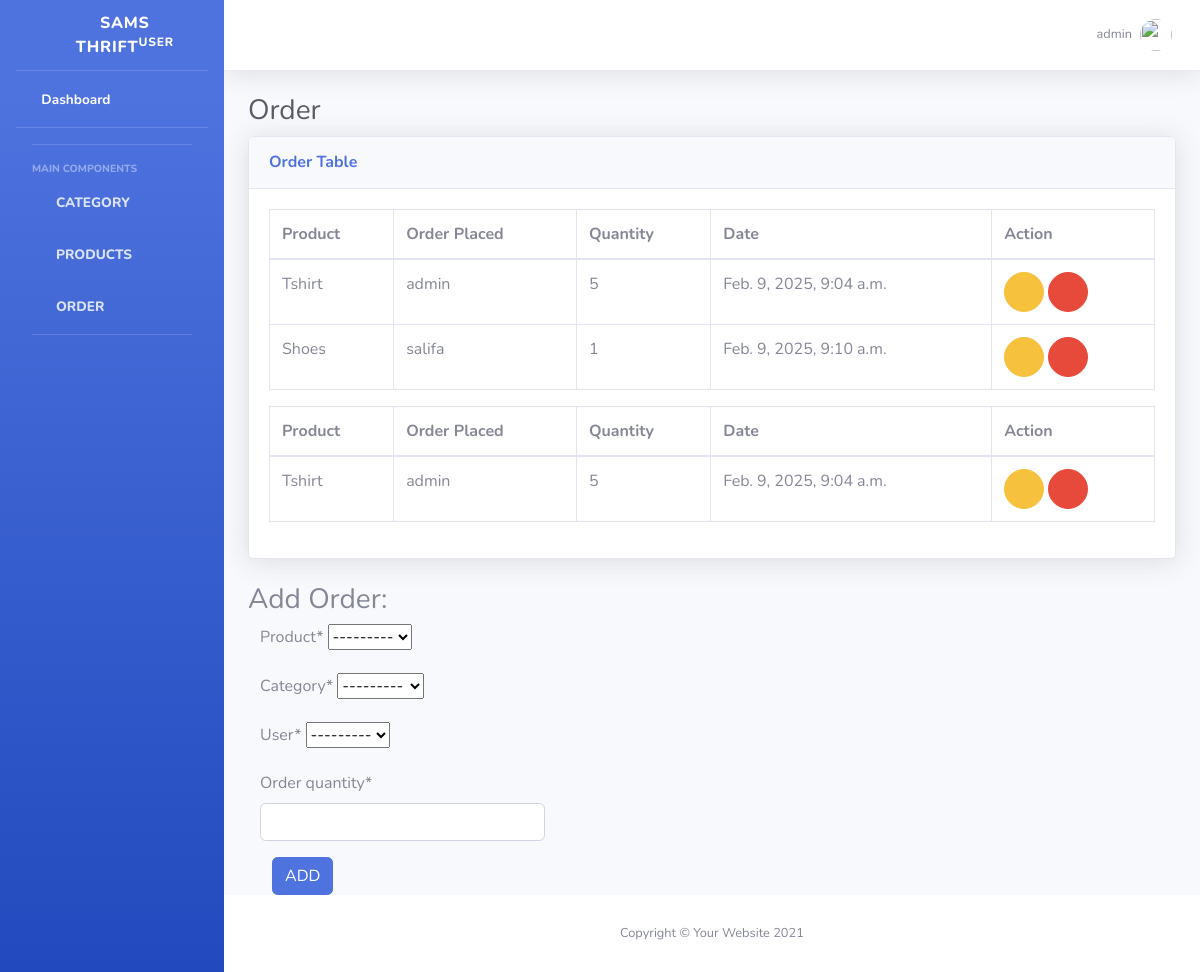
Before: /order/ (signed in) with the older database file.
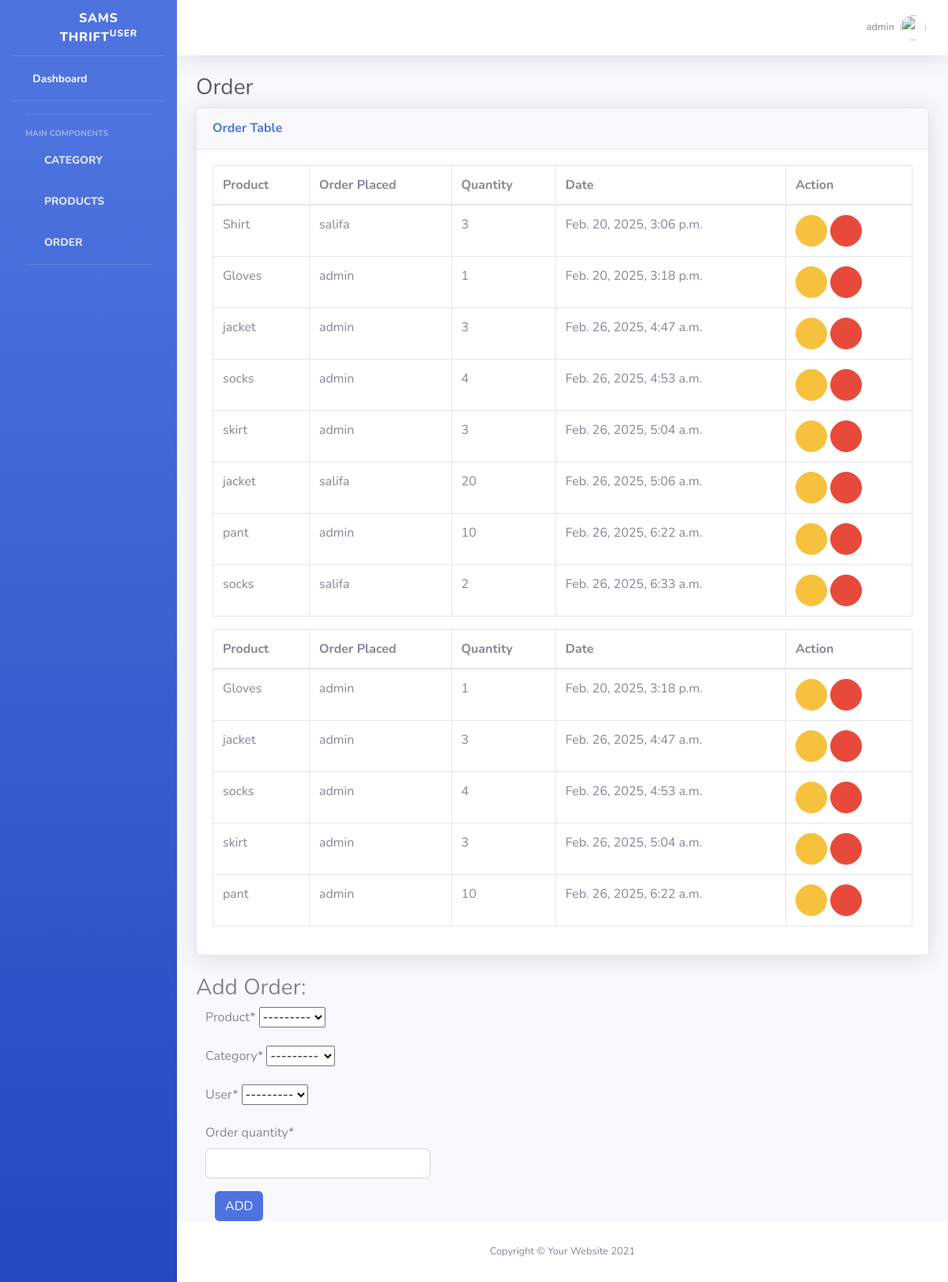
After: the same page with the newer database file.
### dashboard/models.py (models this page shows, shortened)
class Order(models.Model):
 product= models.ForeignKey(Product,on_delete=models.CASCADE)
 category=models.ForeignKey(Category,on_delete=models.CASCADE)
 user= models.ForeignKey(User,models.CASCADE,null=True)
 order_quantity=models.PositiveIntegerField()
 date=models.DateTimeField(auto_now_add=True)

class Product(models.Model):
    name = models.CharField(max_length=100)
    category = models.ForeignKey(Category,on_delete=models.CASCADE)
    size = models.CharField(max_length=10)
    condition = models.CharField(max_length=50)
    fabric= models.CharField(max_length=50)
    quantity = models.PositiveIntegerField()
    price = models.PositiveIntegerField()
    def __str__(self):
       return self.name

### dashboard/views.py (the view)
# urls.py: path('order/',views.order,name='dashboard-order'),
@login_required(login_url='user-login')
def order(request):
    items = Order.objects.all()
    if request.method == 'POST':
        form = OrderForm(request.POST)
        if form.is_valid():
            form.save()
        order_name = form.cleaned_data.get('product')
        messages.success(request, f'{order_name} added successfully ')
        return redirect('dashboard-order')
    else:
        form = OrderForm()
    context = {
        'items': items,
        'form': form,
    }
    return render(request, 'dashboard/order.html', context)

### dashboard/forms.py
class OrderForm(forms.ModelForm):
    class Meta:
        model = Order
        fields =['product','category','user','order_quantity']

### dashboard/models.py (called while the page is built)
    def __str__(self):
       return self.name

### templates/dashboard/order.html (shortened to what this page needs)
{% include 'partials/header.html' %}
                <div class="container-fluid">
                    <h1 class="h3 mb-2 text-gray-800">Order</h1>
                    <div class="card shadow mb-4">
                        <div class="card-header py-3">
                            <h6 class="m-0 font-weight-bold text-primary">Order Table</h6>
                        </div>
                        <div class="card-body">
                            <div class="table-responsive">
                            {% if user.is_authenticated %}
                            {% if user.is_staff and user.is_superuser %}
                                <table class="table table-bordered" id="dataTable" width="100%" cellspacing="0">
                                    <thead>
                                        <tr>
                                            <th>Product</th>
                                            <th>Order Placed</th>
                                            <th>Quantity</th>
                                            <th>Date</th>
                                            <th>Action</th>
                                        </tr>
                                    </thead>
                                    <tbody>
                                        {% for items in items %}
                                        <tr>
                                            <td>{{ items.product }}</td>
                                            <td>{{ items.user }}</td>
                                            <td>{{ items.order_quantity }}</td>
                                            <td>{{ items.date }}</td>
                                            <td>
                                                <a href="{% url 'dashboard-order-update' items.id %}" class="btn btn-warning btn-circle">
                                                    <i class="fas fa-exclamation-triangle"></i>
                                                </a>
                                                <a href="{% url 'dashboard-order-delete' items.id %}" class="btn btn-danger btn-circle">
                                                    <i class="fas fa-trash">
                                            </td>
                                        </tr>
                                        {% endfor %}
                                    </tbody>
                                </table>
                                {% endif %}
                                {% endif %}
                                <table class="table table-bordered" id="dataTable" width="100%" cellspacing="0">
                                    <thead>
                                        <tr>
                                            <th>Product</th>
                                            <th>Order Placed</th>
                                            <th>Quantity</th>
                                            <th>Date</th>
                                            <th>Action</th>
                                        </tr>
                                    </thead>
                                    <tbody>
                                        {% for items in items %}
                                        {% if items.user == user %}
                                        <tr>
                                            <td>{{ items.product }}</td>
                                            <td>{{ items.user }}</td>
                                            <td>{{ items.order_quantity }}</td>
                                            <td>{{ items.date }}</td>
                                            <td>
                                                <a href="{% url 'dashboard-order-update' items.id %}" class="btn btn-warning btn-circle">
                                                    <i class="fas fa-exclamation-triangle"></i>
                                                </a>
                                                <a href="{% url 'dashboard-order-delete' items.id %}" class="btn btn-danger btn-circle">
                                                    <i class="fas fa-trash">
                                            </td>
                                        </tr>
                                        {% endif %}
                                        {% endfor %}
                                    </tbody>
                                </table>
                            </div>
                        </div>
                    </div>
                    {% load crispy_forms_tags %}
                    <h3>Add Order:</h3>
            <form method="POST" class="col-lg-4">
                {{ form|crispy }}
                <div class="col-sm-10">
                <button type="submit" value="submit" class="btn btn-primary">ADD</button>
                </div>
            </form>
                </div>
            </div>
            {% include 'partials/footer.html' %}

### templates/partials/header.html (shortened to what this page needs)
{% load static %}
<!DOCTYPE html>
<html lang="en">
<head>
    <link href="{% static '/vendor/fontawesome-free/css/all.min.css' %}" rel="stylesheet" type="text/css">
    <link href="{% static '/css/sb-admin-2.min.css' %}" rel="stylesheet">
</head>
<body id="page-top">
    <div id="wrapper">
        <ul class="navbar-nav bg-gradient-primary sidebar sidebar-dark accordion" id="accordionSidebar">
            <a class="sidebar-brand d-flex align-items-center justify-content-center" href="{% url 'dashboard-index' %}">
                <div class="sidebar-brand-icon rotate-n-15">
                    <i class="fas fa-shopping-cart"></i>
                </div>
                <div class="sidebar-brand-text mx-3">SAMS THRIFT<sup>user </sup></div>
            </a>
            <hr class="sidebar-divider my-0">
            <li class="nav-item active">
                <a class="nav-link" href="{% url 'dashboard-index' %}">
                    <i class="fas fa-fw fa-tachometer-alt"></i>
                    <span>Dashboard</span></a>
            </li>
            <hr class="sidebar-divider">
            <div class="sidebar-heading">
            <hr class="sidebar-divider">
            <div class="sidebar-heading">
                Main components
            </div>
            <li class="nav-item">
                <a class="nav-link" href="{% url 'dashboard-category' %}">
                    <i class="fas fa-fw fa-chart-area"></i>
                    <span>Category</span></a>
            </li>
            <li class="nav-item">
                <a class="nav-link" href="{% url 'dashboard-product' %}">
                    <i class="fas fa-fw fa-table"></i>
                    <span>Products</span></a>
            </li>
            <li class="nav-item">
                <a class="nav-link" href="{% url 'dashboard-order' %}">
                    <i class="fas fa-fw fa-table"></i>
                    <span>Order</span></a>
            </li>
            <hr class="sidebar-divider d-none d-md-block">
        </ul>
        <div id="content-wrapper" class="d-flex flex-column">
            <div id="content">
                <nav class="navbar navbar-expand navbar-light bg-white topbar mb-4 static-top shadow">
                    <ul class="navbar-nav ml-auto">
                        <li class="nav-item dropdown no-arrow">
                            <a class="nav-link dropdown-toggle" href="#" id="userDropdown" role="button"
                                data-toggle="dropdown" aria-haspopup="true" aria-expanded="false">
                                <span class="mr-2 d-none d-lg-inline text-gray-600 small">{{ user.username }}</span>
                                <img class="img-profile rounded-circle"
                                    src="{% static '/img/undraw_profile.svg' %}">
                            </a>
                        </li>
                    </ul>
                </nav>
                {% load static %}

### templates/partials/footer.html (shortened to what this page needs)
{% load static %}
            <footer class="sticky-footer bg-white">
                <div class="container my-auto">
                    <div class="copyright text-center my-auto">
                        <span>Copyright &copy; Your Website 2021</span>
                    </div>
                </div>
            </footer>
        </div>
    </div>
</body>
</html>

Changed rows visible on the page:
removed Order: product "Tshirt", user "admin", order_quantity "5", date "Feb. 9, 2025, 9:04 a.m."
removed Order: product "Shoes", user "salifa", order_quantity "1", date "Feb. 9, 2025, 9:10 a.m.", shown under "Order Table"
added Order: product "Shirt", user "salifa", order_quantity "3", date "Feb. 20, 2025, 3:06 p.m.", shown under "Order Table"
added Order: product "Gloves", user "admin", order_quantity "1", date "Feb. 20, 2025, 3:18 p.m."
added Order: product "jacket", user "admin", order_quantity "3", date "Feb. 26, 2025, 4:47 a.m."
added Order: product "socks", user "admin", order_quantity "4", date "Feb. 26, 2025, 4:53 a.m."
added Order: product "skirt", user "admin", order_quantity "3", date "Feb. 26, 2025, 5:04 a.m."
added Order: product "jacket", user "salifa", order_quantity "20", date "Feb. 26, 2025, 5:06 a.m.", shown under "Order Table"
added Order: product "pant", user "admin", order_quantity "10", date "Feb. 26, 2025, 6:22 a.m."
added Order: product "socks", user "salifa", order_quantity "2", date "Feb. 26, 2025, 6:33 a.m.", shown under "Order Table"
